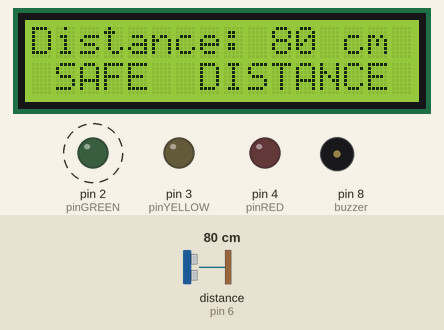
Simulated run of this sketch. Board: Arduino Uno, built with avr-gcc and run on an emulated ATmega328P. Shown: 16×2 character LCD, output pins drawn as LEDs (lit = HIGH), buzzer (waves = sounding). Wiring (inferred from the names in the program): ultrasonic range finder: trigger pin 7; echo pin 6. Dashed ring = blinking. The inputs (shaded band) are chosen by the test bench; at power-on: distance to the obstacle (sensor on pin 6) 80 cm. The echo pulse lasts 58.3 µs per cm; pins used as bus, display or sensor lines are not drawn; what the sketch prints to the serial monitor is not drawn.

Above: at 1.2 s.
1.3 s: distance to the obstacle (sensor on pin 6) set to 13 cm
At 3.37 s:
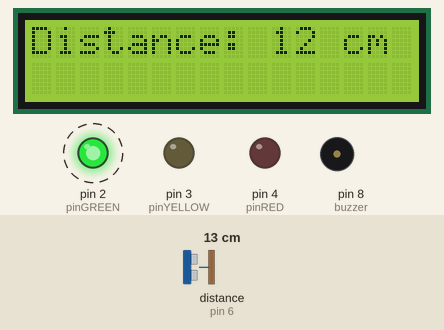
5.3 s: distance to the obstacle (sensor on pin 6) set to 10 cm
At 7.42 s:
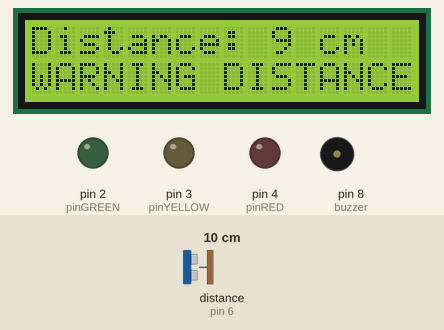
9.3 s: distance to the obstacle (sensor on pin 6) set to 4 cm
At 10.9 s:
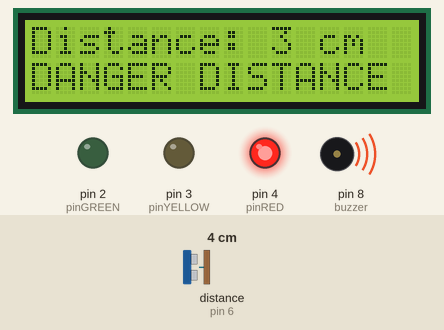
17.2 s: distance to the obstacle (sensor on pin 6) set to 2 cm
At 17.5 s:
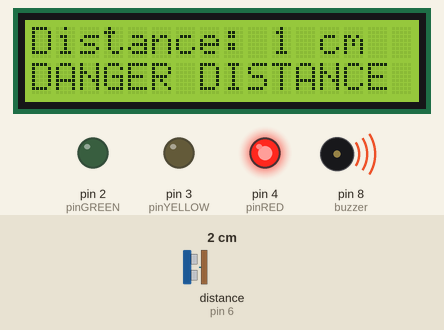
25.1 s: distance to the obstacle (sensor on pin 6) set to 4 cm
At 26.4 s:
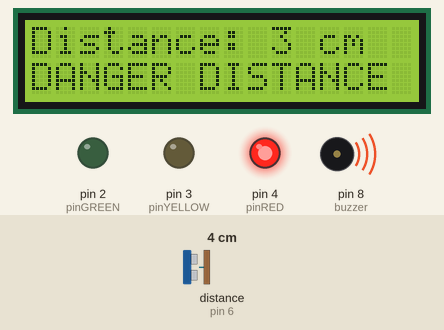
40.9 s: distance to the obstacle (sensor on pin 6) set to 2 cm
At 41.6 s:
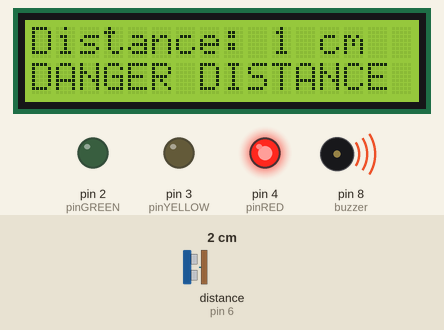
Timing chart, 0 to 43.9 s (numbered marks = the images above; inputs shaded):
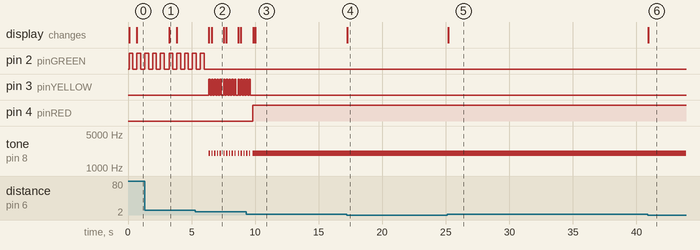

The sketch:

IIOT_Code_TP072606.ino
```cpp
#include <LiquidCrystal_I2C.h>
LiquidCrystal_I2C lcd(0x27, 16, 2);

const int buzzer = 8;

int pinGREEN = 2;
int pinYELLOW = 3;
int pinRED = 4;

int echoPin = 6;
int trigPin = 7;

int duration = 0;
int distanceCM = 0;

void setup() {
  lcd.init();
  lcd.backlight();

  pinMode(buzzer, OUTPUT); // Buzzer
  pinMode(pinGREEN, OUTPUT); // Green LED
  pinMode(pinYELLOW, OUTPUT); // Yellow LED
  pinMode(pinRED, OUTPUT); // Red LED

  pinMode(echoPin, INPUT); // Ultrasonic Sensor
  pinMode(trigPin, OUTPUT);
  Serial.begin(9600);
}

void loop() {
  digitalWrite(trigPin, LOW);
  delayMicroseconds(2);
  digitalWrite(trigPin, HIGH);
  delayMicroseconds(10);
  digitalWrite(trigPin, LOW);

  duration = pulseIn(echoPin, HIGH);
  distanceCM = duration * 0.017175;

  Serial.print("Distance: ");
  Serial.print(distanceCM);
  Serial.println(" cm");

  lcd.clear();
  lcd.setCursor(0, 0);
  lcd.print("Distance: ");
  lcd.print(distanceCM);
  lcd.println(" cm");

  if (distanceCM <= 4) {
    digitalWrite(pinRED, HIGH);
    digitalWrite(pinYELLOW, LOW);
    digitalWrite(pinGREEN, LOW);
    tone(buzzer, 2000);

    lcd.setCursor(0, 1);
    lcd.print("DANGER DISTANCE");
  }
  else if (distanceCM <= 10 && distanceCM >= 5) {
    digitalWrite(pinRED, LOW);
    digitalWrite(pinYELLOW, HIGH);
    digitalWrite(pinGREEN, LOW);
    noTone(buzzer);

    for (int i = 0; i < 5; i++) {
      digitalWrite(pinYELLOW, HIGH);
      tone(buzzer, 2000);
      delay(100);
      digitalWrite(pinYELLOW, LOW);
      noTone(buzzer);
      delay(100);

      lcd.setCursor(0, 1);
      lcd.print("WARNING DISTANCE ");
    }
  }
  else {
    digitalWrite(pinRED, LOW);
    digitalWrite(pinYELLOW, LOW);
    digitalWrite(pinGREEN, HIGH);
    noTone(buzzer);

    for (int i = 0; i < 5; i++) {
      digitalWrite(pinGREEN, HIGH);
      delay(300);
      digitalWrite(pinGREEN, LOW);
      delay(300);

      lcd.setCursor(1, 1);
      lcd.print("SAFE  DISTANCE");
    }
  }
  delay(50);
}
```

Measured:
- the behaviour switches between 12 and 11 cm on distance to the obstacle (sensor on pin 6) (found by bisection; images 1 and 2)
- after the input at 5.3 s, pin 2 (pinGREEN): goes on until 6.0 s, then stays LOW; pin 3 (pinYELLOW): LOW → HIGH after 1.1 s, then repeats every 1.2 s: 4 × (LOW 0.12 s, HIGH 0.10 s), LOW 0.19 s, HIGH 0.10 s
- after the input at 9.3 s, pin 3 (pinYELLOW): goes on until 9.6 s, then stays LOW; pin 4 (pinRED): LOW → HIGH after 0.52 s; tone on pin 8 (buzzer): goes on until 9.8 s, then stays 2000 Hz; the display: changes after 0.54 s (image 3)
- after the input at 17.2 s, the display: changes at once (image 4)
- after the input at 25.1 s, the display: changes after 0.11 s (image 5)
- after the input at 40.9 s, the display: changes at once (image 6)
- by itself, pin 2 (pinGREEN): alternates HIGH for 0.30 s and LOW for 0.31 s
